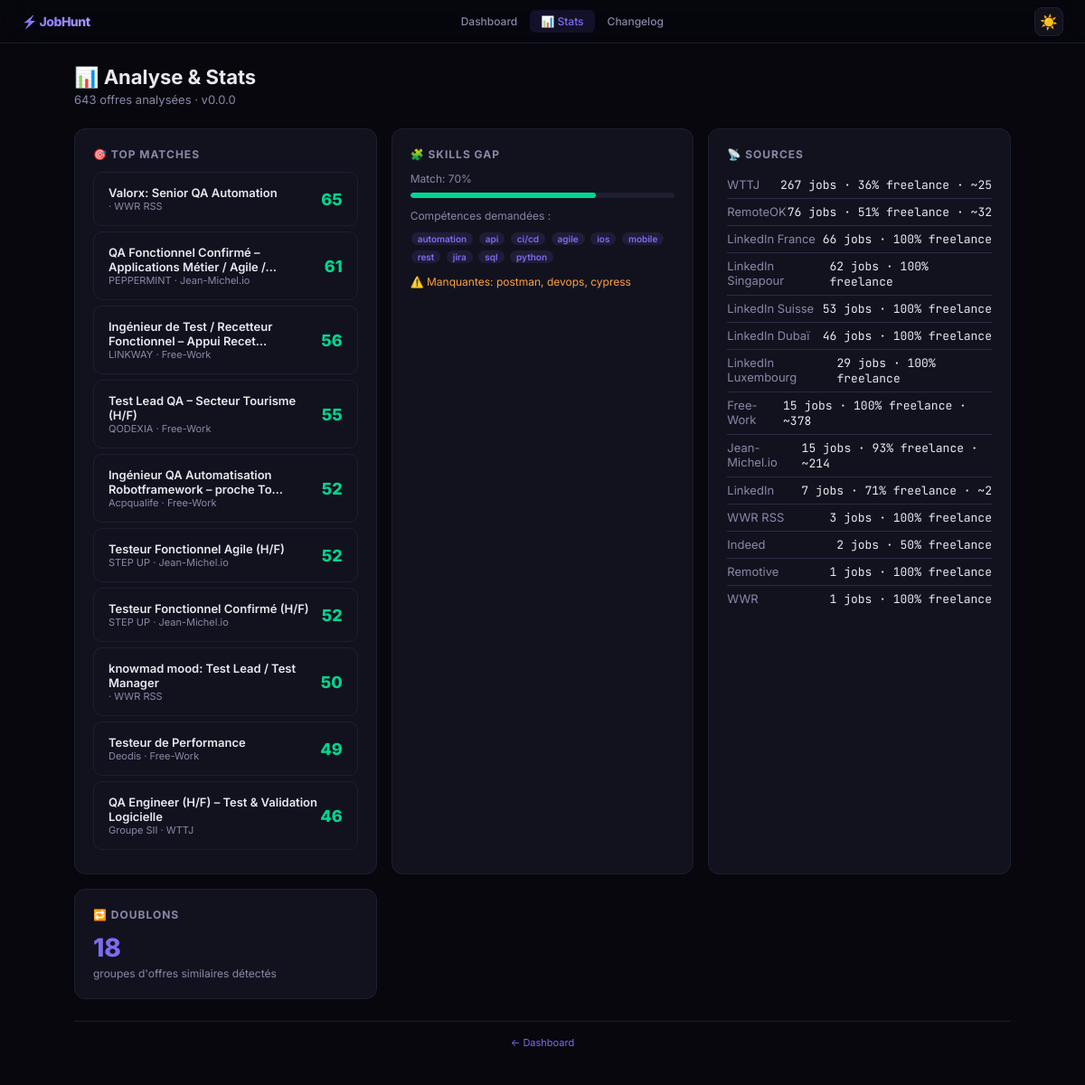
Screenshot of /stats with the database file from the repository.
### tables this page shows
CREATE TABLE jobs (
            id INTEGER PRIMARY KEY AUTOINCREMENT,
            title TEXT NOT NULL,
            company TEXT,
            source TEXT,
            url TEXT UNIQUE,
            location TEXT,
            salary TEXT,
            tags TEXT,
            description TEXT,
            date TEXT,
            raw_date INTEGER DEFAULT 0,
            is_qa INTEGER DEFAULT 0,
            applied INTEGER DEFAULT 0,
            cover_letter TEXT,
            notes TEXT,
            created_at TIMESTAMP DEFAULT CURRENT_TIMESTAMP
        , tech_stack TEXT, seniority TEXT, contract_type TEXT, remote_type TEXT, salary_min INTEGER, salary_max INTEGER, currency TEXT, ai_enriched INTEGER DEFAULT 0, saved INTEGER DEFAULT 0, applied_at DATETIME, viewed INTEGER DEFAULT 0, freelance_status TEXT, freelance_score INTEGER DEFAULT 0, duration_info TEXT, budget_info TEXT, source_publish_date TEXT, pipeline_stage TEXT DEFAULT 'new');

### app.py (the view)
@app.route("/stats")
def stats_page():
    conn = get_db()
    rows = conn.execute("SELECT * FROM jobs WHERE freelance_status IN ('VALIDÉE', 'AMBIGUË') ORDER BY raw_date DESC").fetchall()
    conn.close()
    all_jobs = [dict(r) for r in rows]
    for j in all_jobs:
        score, matched = match_job_to_cv(j)
        j['match_score'] = score
        j['matched_skills'] = matched[:5]
        j['tjm_analysis'] = analyze_tjm(j)
    s_stats = src_stats(all_jobs)
    skills = analyze_skills_gap(all_jobs)
    top_matches = sorted(all_jobs, key=lambda j: -j.get('match_score', 0))[:20]
    dup_groups = detect_duplicates(all_jobs)
    return render_template("stats.html",
        source_stats=s_stats,
        skills_gap=skills,
        top_matches=top_matches,
        duplicate_count=len(dup_groups),
        total_jobs=len(all_jobs),
        version=get_version())

### app.py (called while the page is built)
def get_env_label():
    svc = os.environ.get('RENDER_SERVICE_NAME', '')
    branch = os.environ.get('RENDER_GIT_BRANCH', '')
    if 'recette' in svc or branch == 'staging':
        return 'Recette'
    if os.environ.get('RENDER'):
        return 'Prod'
    return ''  # local dev

@app.context_processor
def inject_env_label():
    return dict(env_label=get_env_label())

def get_db():
    conn = sqlite3.connect(DB_PATH)
    conn.row_factory = sqlite3.Row
    return conn

### matcher.py (called while the page is built)
def get_country_id(location):
    loc = location.lower()
    if any(k in loc for k in ["france", "paris", "lyon", "marseille", "toulouse"]):
        return "france"
    if any(k in loc for k in ["suisse", "switzerland", "zurich", "geneve", "genève"]):
        return "suisse"
    if any(k in loc for k in ["luxembourg", "luxemburg"]):
        return "luxembourg"
    if any(k in loc for k in ["dubai", "dubaï", "uae", "emirates", "abu dhabi"]):
        return "dubai"
    if any(k in loc for k in ["singapore", "singapour"]):
        return "singapour"
    return "france"

def _tokenize(text):
    return set(text.lower().split())

def _jaccard_sim(a, b):
    if not a or not b:
        return 0.0
    inter = a & b
    union = a | b
    return len(inter) / len(union) if union else 0.0

def analyze_skills_gap(jobs, cv_skills=None):
    if cv_skills is None:
        cv_skills = CV_SKILLS
    all_skills = Counter()
    for job in jobs:
        text = f"{job.get('title', '')} {job.get('description', '')} {job.get('tags', '')}".lower()
        for skill in cv_skills + ["playwright", "aws", "docker", "kubernetes",
                                   "cypress", "rest assured", "postman", "soapui",
                                   "devops", "ci/cd", "jenkins", "gitlab"]:
            if skill in text:
                all_skills[skill] += 1
    top_demanded = [s for s, _ in all_skills.most_common(20)]
    cv_skills_set = set(cv_skills)
    missing = [s for s in top_demanded if s not in cv_skills_set]
    return {
        "top_demanded": top_demanded[:15],
        "missing": missing[:10],
        "match_rate": max(0, 100 - len(missing) * 10),
    }

### version.py (called while the page is built)
def get_version():
    try:
        with open(VERSION_FILE) as f:
            for line in f:
                line = line.strip()
                if line and not line.startswith("#"):
                    return line
    except:
        pass
    return "0.0.0"

### templates/stats.html (shortened to what this page needs)
<!DOCTYPE html>
<html lang="fr">
<head><meta charset="UTF-8"><meta name="viewport" content="width=device-width,initial-scale=1.0">
<link rel="stylesheet" href="/static/theme.css">
</head>
<body>
<header class="header">
  <a href="/" class="header-logo" style="text-decoration:none;">⚡ JobHunt{% if env_label %} · {{ env_label }}{% endif %}</a>
  <nav class="header-nav">
    <a href="/">Dashboard</a>
    <a href="/stats" class="active">📊 Stats</a>
    <a href="/changelog">Changelog</a>
  </nav>
  <div class="header-right">
    <button class="theme-toggle" onclick="toggleTheme()" id="theme-btn" title="Basculer thème">☀️</button>
  </div>
</header>
<div class="container">
  <h1>📊 Analyse & Stats</h1>
  <div class="sub">{{ total_jobs }} offres analysées · v{{ version }}</div>
  <div class="grid">
    <div class="card">
      <h2>🎯 Top Matches</h2>
      {% for j in top_matches[:10] %}
      <div class="match-card">
        <div>
          <div class="match-title">{{ j.title[:55] }}{% if j.title|length > 55 %}…{% endif %}</div>
          <div class="match-meta">{{ j.company }} · {{ j.source }}</div>
        </div>
        <div class="match-score">{{ j.match_score }}</div>
      </div>
      {% endfor %}
    </div>
    <div class="card">
      <h2>🧩 Skills Gap</h2>
      <div style="font-size:12px;color:var(--text-dim);margin-bottom:8px">Match: {{ skills_gap.match_rate }}%</div>
      <div class="bar"><div class="bar-fill green" style="width:{{ skills_gap.match_rate }}%"></div></div>
      <div style="margin-top:12px;font-size:12px;color:var(--text-dim);margin-bottom:6px">Compétences demandées :</div>
      {% for s in skills_gap.top_demanded[:10] %}
      <span class="badge {% if s in skills_gap.missing %}missing{% endif %}">{{ s }}</span>
      {% endfor %}
      {% if skills_gap.missing %}
      <div style="margin-top:12px;font-size:12px;color:var(--orange)">⚠️ Manquantes: {{ skills_gap.missing|join(', ') }}</div>
      {% endif %}
    </div>
    <div class="card">
      <h2>📡 Sources</h2>
      {% for s in source_stats %}
      <div class="row">
        <span class="label">{{ s.name }}</span>
        <span class="val">{{ s.total }} jobs · {{ s.freelance_pct }}% freelance{% if s.avg_tjm %} · ~{{ s.avg_tjm }}{% endif %}</span>
      </div>
      {% endfor %}
    </div>
    <div class="card">
      <h2>🔁 Doublons</h2>
      <div class="num">{{ duplicate_count }}</div>
      <div style="font-size:12px;color:var(--text-dim);margin-top:4px">groupes d'offres similaires détectés</div>
    </div>
  </div>
  <div style="text-align:center;padding:16px;font-size:11px;color:var(--text-muted);border-top:1px solid var(--border)">
    <a href="/" style="color:var(--accent);text-decoration:none">← Dashboard</a>
  </div>
</div>
</body>
</html>

### static/theme.css (style rules this page uses)
:root { --bg: #07070d; --bg-alt: #0c0c16; --card: #12121e; --card-hover: #181828; --card-alt: #0a0a14; --border: #1e1e32; --border-light: #2a2a44; --text: #e8e8f0; --text-dim: #8888a8; --text-muted: #55557a; --accent: #7c6cf0; --accent-dim: #5a4bc0; --accent-glow: rgba(124,108,240,0.12); --accent-glow-strong: rgba(124,108,240,0.2); --green: #00d68f; --green-dim: rgba(0,214,143,0.12); --orange: #ff9f43; --red: #ff6b6b; --red-dim: rgba(255,107,107,0.1); --gold: #ffd93d; --blue: #54a0ff; --blue-dim: rgba(84,160,255,0.08); --glass: rgba(18,18,30,0.8); --header-bg: rgba(7,7,13,0.85); --shadow: 0 8px 32px rgba(0,0,0,0.4); --shadow-sm: 0 2px 8px rgba(0,0,0,0.2); --radius: 12px; --radius-lg: 16px; --radius-sm: 8px; }
*, *::before, *::after { margin: 0; padding: 0; box-sizing: border-box; }
body { font-family: 'Inter', -apple-system, BlinkMacSystemFont, sans-serif; background: var(--bg); color: var(--text); min-height: 100vh; -webkit-font-smoothing: antialiased; transition: background 0.25s, color 0.25s; }
a { color: var(--accent); text-decoration: none; }
.header { position: sticky; top: 0; z-index: 100; height: 48px; display: flex; align-items: center; justify-content: space-between; padding: 0 24px; background: var(--header-bg); backdrop-filter: blur(20px) saturate(1.4); border-bottom: 1px solid var(--border); transition: background 0.25s, border-color 0.25s; }
.header-logo { font-size: 14px; font-weight: 800; background: linear-gradient(135deg, var(--accent), #a89bff); -webkit-background-clip: text; -webkit-text-fill-color: transparent; letter-spacing: -0.5px; white-space: nowrap; }
.header-nav { display: flex; gap: 2px; align-items: center; }
.header-nav a { padding: 5px 12px; border-radius: 6px; text-decoration: none; font-size: 12px; font-weight: 500; color: var(--text-dim); transition: all 0.2s; white-space: nowrap; }
.header-nav a.active { color: var(--accent); background: var(--accent-glow); }
.header-right { display: flex; align-items: center; gap: 8px; }
.theme-toggle { width: 32px; height: 32px; border-radius: 8px; border: 1px solid var(--border); background: var(--card); color: var(--text-dim); font-size: 16px; cursor: pointer; display: flex; align-items: center; justify-content: center; transition: all 0.2s; font-family: inherit; flex-shrink: 0; }
.card { background: var(--card); border: 1px solid var(--border); border-radius: var(--radius); transition: background 0.25s, border-color 0.25s; }

### templates/stats.html (style rules this page uses)
.container { max-width:1100px;margin:0 auto;padding:24px 32px }
h1 { font-size:22px;margin-bottom:4px }
.sub { color:var(--text-dim);font-size:13px;margin-bottom:24px }
.grid { display:grid;grid-template-columns:repeat(auto-fit,minmax(300px,1fr));gap:16px;margin-bottom:24px }
.card { background:var(--card);border:1px solid var(--border);border-radius:var(--radius);padding:20px }
.card h2 { font-size:12px;text-transform:uppercase;letter-spacing:1px;color:var(--text-dim);margin-bottom:12px }
.num { font-size:28px;font-weight:800;color:var(--accent) }
.row { display:flex;justify-content:space-between;padding:6px 0;border-bottom:1px solid var(--border-light);font-size:13px }
.row:last-child { border:none }
.label { color:var(--text-dim) }
.val { font-family:'JetBrains Mono',monospace;color:var(--text) }
.bar { height:6px;border-radius:3px;background:var(--border);margin:6px 0;overflow:hidden }
.bar-fill { height:100%;border-radius:3px;background:var(--accent) }
.bar-fill.green { background:var(--green) }
.match-card { background:var(--card);border:1px solid var(--border);border-radius:10px;padding:14px 16px;margin-bottom:6px;display:flex;justify-content:space-between;align-items:center }
.match-title { font-size:13px;font-weight:600;color:var(--text) }
.match-meta { font-size:11px;color:var(--text-dim) }
.match-score { font-size:18px;font-weight:800;color:var(--green) }
.badge { display:inline-block;background:var(--accent-glow);color:var(--accent);padding:1px 7px;border-radius:8px;font-size:10px;font-weight:600;margin:1px }

### rows the page displays
jobs: title "Valorx: Senior QA Automation", source "WWR RSS", match_score "65", name "WWR RSS", total "3", freelance_pct "100"
jobs: title "QA Fonctionnel Confirmé – Applications Métier / Agile /", company "PEPPERMINT", source "Jean-Michel.io", match_score "61"
jobs: title "Ingénieur de Test / Recetteur Fonctionnel – Appui Recet", company "LINKWAY", source "Free-Work", match_score "56"
jobs: title "Test Lead QA – Secteur Tourisme (H/F)", company "QODEXIA", source "Free-Work", match_score "55"
jobs: title "Ingénieur QA Automatisation Robotframework – proche To", company "Acpqualife", source "Free-Work", match_score "52"
jobs: title "Testeur Fonctionnel Agile (H/F)", company "STEP UP", source "Jean-Michel.io", match_score "52"
jobs: title "Testeur Fonctionnel Confirmé (H/F)", company "STEP UP", source "Jean-Michel.io", match_score "52"
jobs: title "knowmad mood: Test Lead / Test Manager", source "WWR RSS", match_score "50"
jobs: title "Testeur de Performance", company "Deodis", source "Free-Work", match_score "49", name "Free-Work", total "15", freelance_pct "100", avg_tjm "378"
jobs: title "QA Engineer (H/F) – Test & Validation Logicielle", company "Groupe SII", source "WTTJ", match_score "46"
jobs: name "WTTJ", total "267", freelance_pct "36", avg_tjm "25"
jobs: name "RemoteOK", total "76", freelance_pct "51", avg_tjm "32"
jobs: name "LinkedIn France", total "66", freelance_pct "100"
jobs: name "LinkedIn Singapour", total "62", freelance_pct "100"
jobs: name "LinkedIn Suisse", total "53", freelance_pct "100"
jobs: name "LinkedIn Dubaï", total "46", freelance_pct "100"
jobs: name "LinkedIn Luxembourg", total "29", freelance_pct "100"
jobs: name "Jean-Michel.io", total "15", freelance_pct "93", avg_tjm "214"
jobs: name "LinkedIn", total "7", freelance_pct "71", avg_tjm "2"
jobs: name "Indeed", total "2", freelance_pct "50"
jobs: name "Remotive", total "1", freelance_pct "100"
jobs: name "WWR", total "1", freelance_pct "100"

### other values shown
{{ total_jobs }} "643"
{{ version }} "0.0.0"
{{ skills_gap.match_rate }} "70"
{{ s }} "automation" "api" "ci/cd" "agile" "ios" "mobile" "rest" "jira" "sql" "python"
{{ skills_gap.missing|join(', ') }} "postman, devops, cypress"
{{ duplicate_count }} "18"
